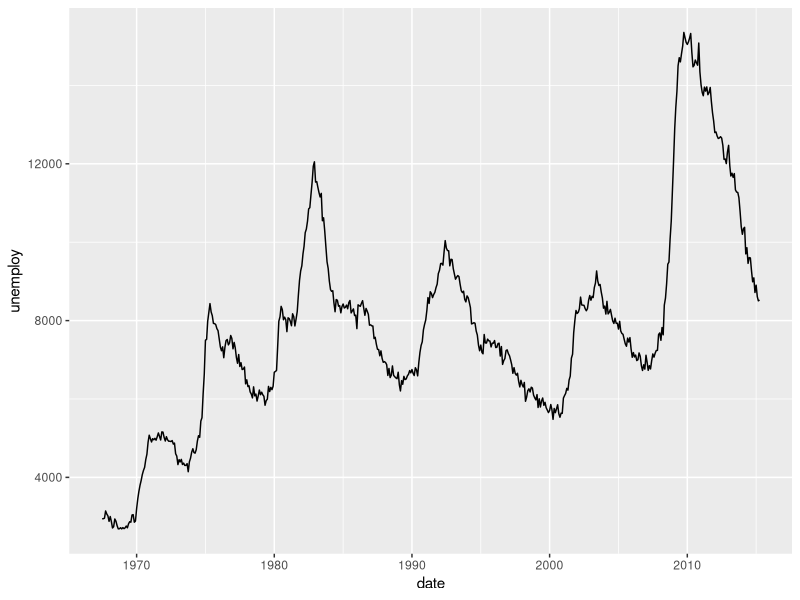
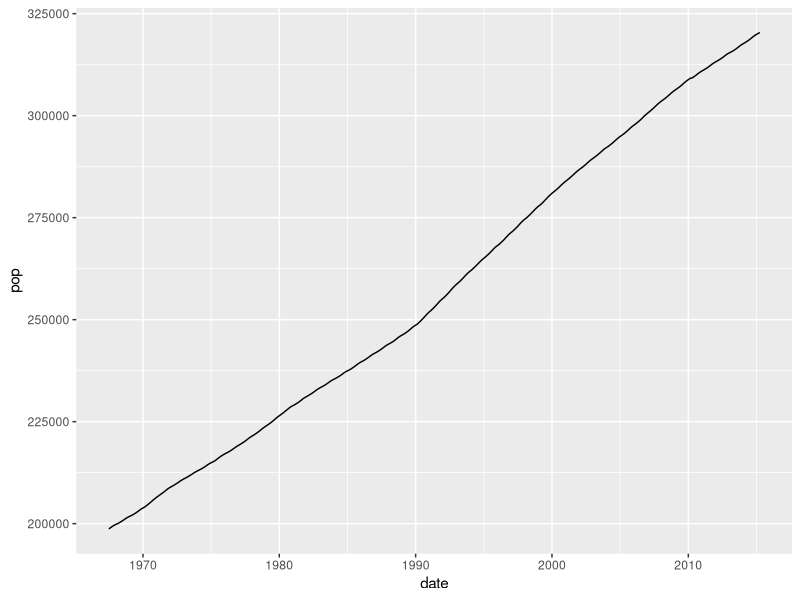
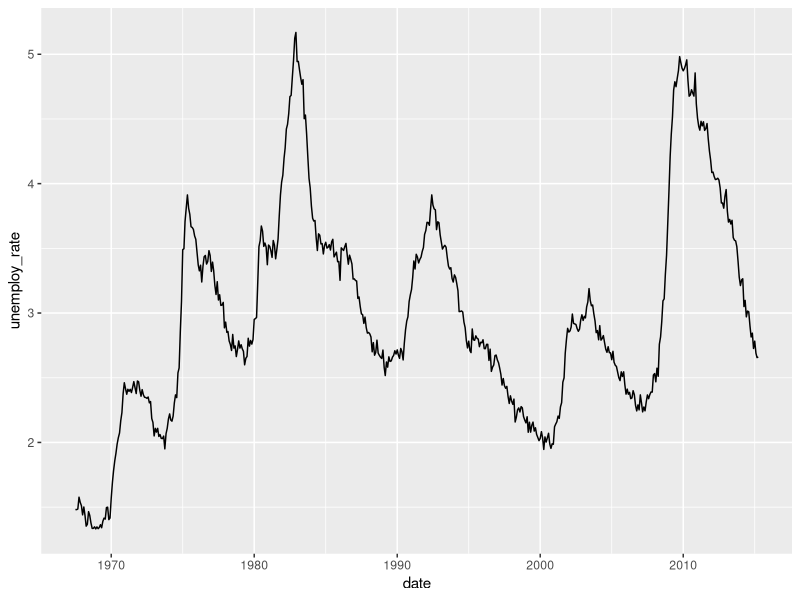
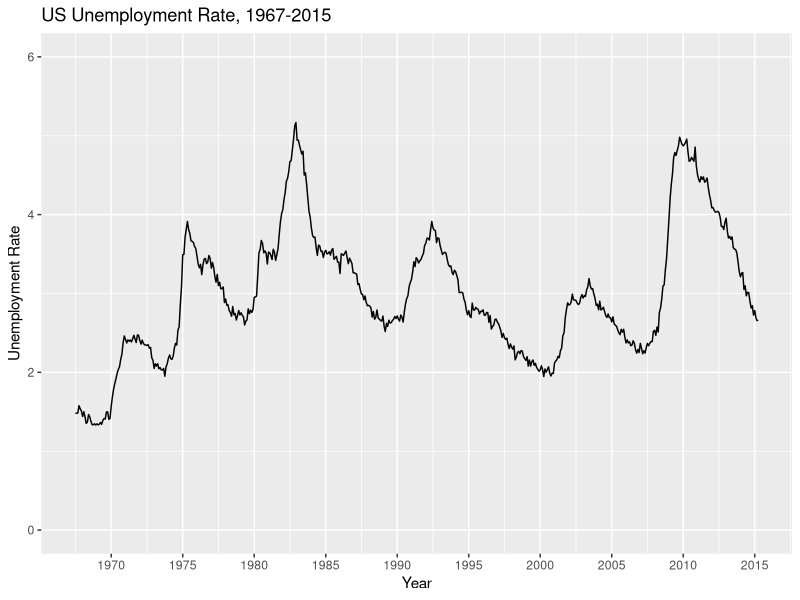
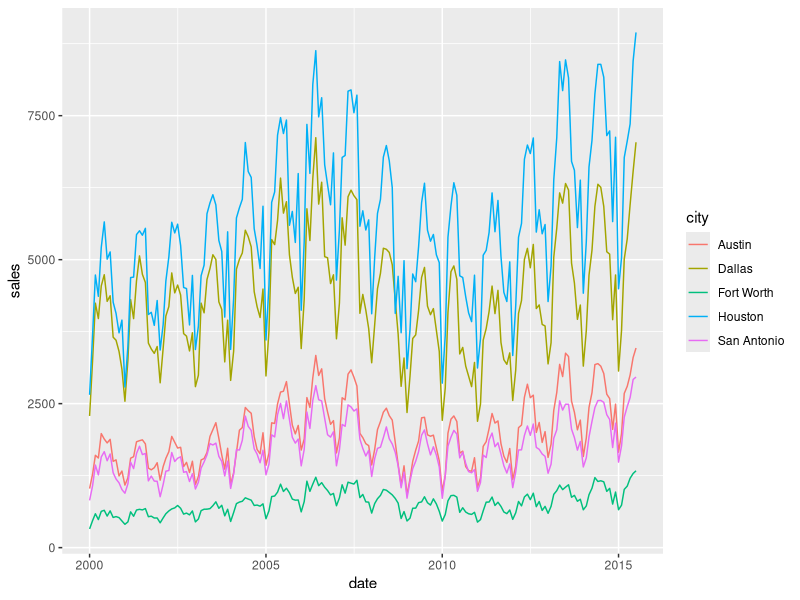
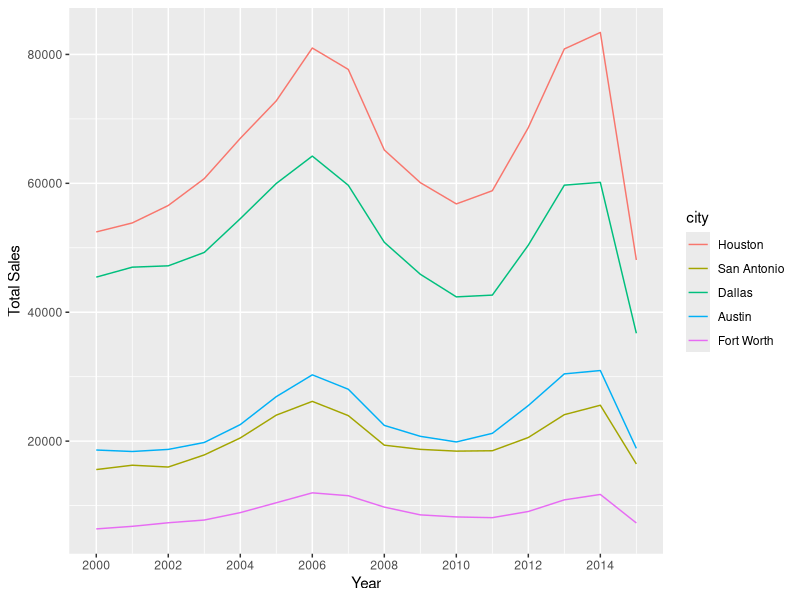
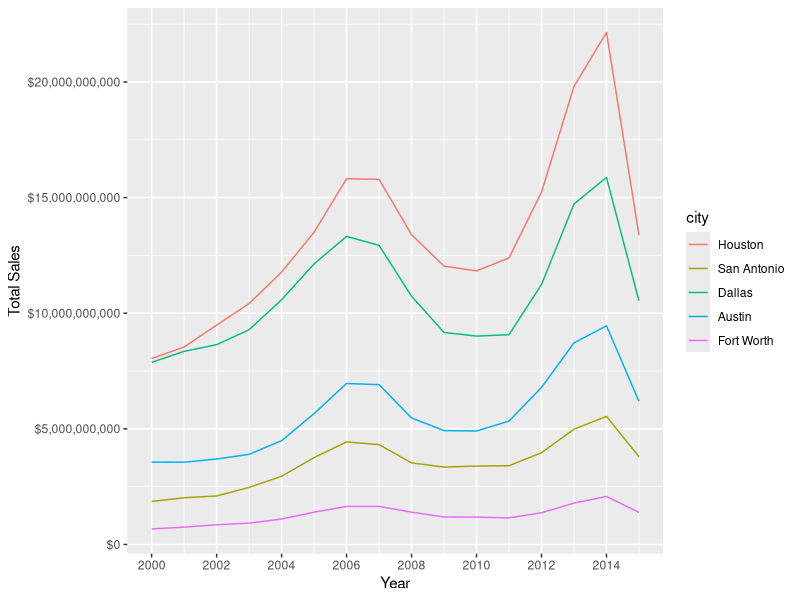
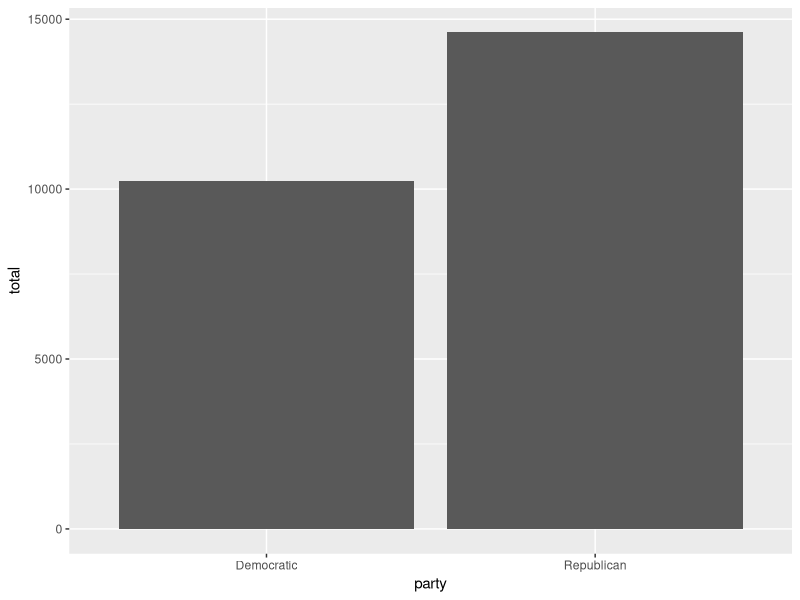

Source code (R) for these figures, in order:
## ---- chunk 1
#| label: setup
#| message: false
#| warning: false
knitr::opts_chunk$set(echo = T)
library(tidyverse)
library(lubridate)
## ---- chunk 2
economics <- as_tibble(economics)
mpg <- as_tibble(mpg)
presidential <- as_tibble(presidential)
txhousing <- as_tibble(txhousing)
## ---- chunk 3
economics
## ---- chunk 4
economics %>%
  ggplot(aes(date,unemploy))+
  geom_path()
## ---- chunk 5
economics %>%
  ggplot(aes(date,pop))+
  geom_path()
## ---- chunk 6
economics1 <- economics %>%
  mutate(unemploy_rate=(unemploy/pop)*100)
economics1 %>%
  ggplot(aes(date,unemploy_rate))+
  geom_path()
## ---- chunk 7
economics1 %>%
  ggplot(aes(date,unemploy_rate))+
  geom_path()+
  scale_x_date(limits=range(economics$date),breaks="5 years",date_labels = "%Y")+
  scale_y_continuous(limits=c(0,ceiling(max(economics1$unemploy_rate))))+
  labs(x="Year",y="Unemployment Rate",
       title="US Unemployment Rate, 1967-2015")
## ---- chunk 8
txhousing
## ---- chunk 9
txhousing %>%
  distinct(city)
## ---- chunk 10
txhousing_1 <- txhousing %>%
  filter(city %in% c("Houston",
                     "San Antonio",
                     "Dallas",
                     "Austin",
                     "Fort Worth")) %>%
  mutate(date=my(str_c(month,year,sep="-")))
txhousing_1
## ---- chunk 11
txhousing_1 %>%
  ggplot(aes(date, sales,col=city))+
  geom_path()
## ---- chunk 12
txhousing_total <- txhousing_1 %>%
  group_by(city,year) %>%
  summarise(total_sales=sum(sales),
            total_volume=sum(volume)) %>%
  ungroup() %>%
  mutate(city=factor(city,levels=c("Houston","San Antonio","Dallas","Austin","Fort Worth")))
txhousing_total
## ---- chunk 13
txhousing_total %>%
  ggplot(aes(year,total_sales,col=city))+
  geom_path()+
  scale_x_continuous(breaks = seq(2000,2015,2))+
  labs(x="Year",y="Total Sales")
## ---- chunk 14
txhousing_total %>%
  ggplot(aes(year,total_volume,col=city))+
  geom_path()+
  scale_x_continuous(breaks = seq(2000,2015,2))+
  scale_y_continuous(labels=scales::dollar_format())+
  labs(x="Year",y="Total Sales")
## ---- chunk 15
presidential
## ---- chunk 16
presidential1 <- presidential %>%
  mutate(dur=end-start)
presidential1
presidential_total_dur <- presidential1 %>%
  group_by(party) %>%
  summarise(total=as.numeric(sum(dur)) )%>%
  ungroup()
presidential_total_dur
## ---- chunk 17
presidential_total_dur %>%
  ggplot(aes(party,total))+
  geom_col()
## ---- chunk 18
mpg %>%
  distinct(manufacturer)
## ---- chunk 19
mpg_avgs <- mpg %>%
  filter(year==2008) %>%
  group_by(manufacturer) %>%
  summarise(m_hwy_mpg=mean(hwy,na.rm=T),
            sd_hwy_mpg=sd(hwy,na.rm=T),
            se_lower=m_hwy_mpg-sd_hwy_mpg/sqrt(n()),
           se_upper=m_hwy_mpg+sd_hwy_mpg/sqrt(n() )) %>%
  ungroup()
mpg_avgs
## ---- chunk 20
mpg_avgs %>%
  ggplot(aes(manufacturer,m_hwy_mpg))+
  geom_col()+
  geom_errorbar(aes(ymin=se_lower,ymax=se_upper))+
  labs(x="Manufacturer",y="Mean hwy mpg")
## ---- chunk 21
mpg_avgs %>%
  ggplot(aes(reorder(manufacturer,-m_hwy_mpg),m_hwy_mpg))+
  geom_col()+
  geom_errorbar(aes(ymin=se_lower,ymax=se_upper),width=.35)+
  labs(x="Manufacturer",y="Mean hwy mpg")+
  theme(axis.text.x = element_text(angle=90))
